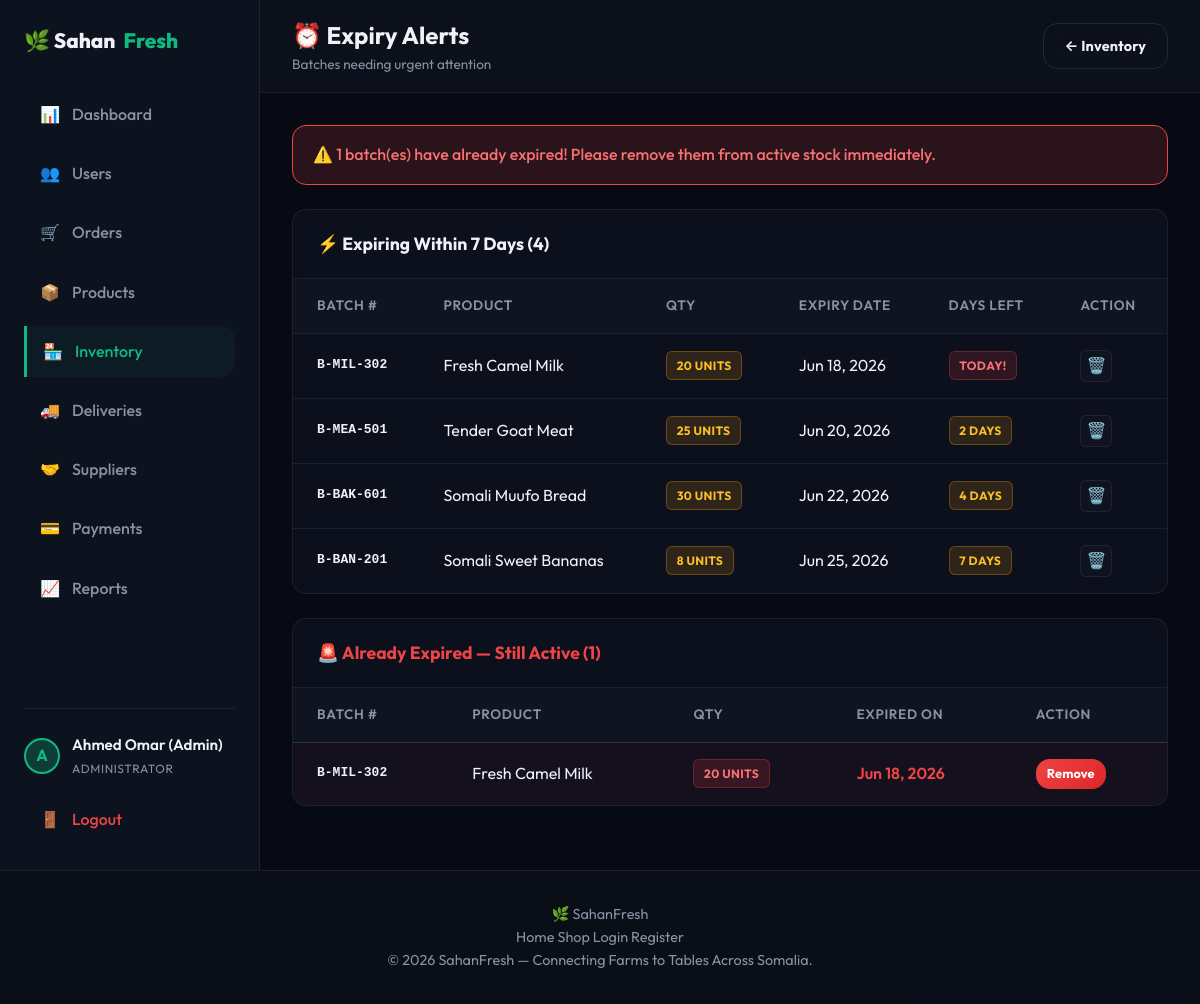
/inventory/expiry.php (signed in), run on the app's committed database.
### tables this page shows
CREATE TABLE IF NOT EXISTS `inventory_batches` (
  `id` INT AUTO_INCREMENT PRIMARY KEY,
  `product_id` INT NOT NULL,
  `batch_number` VARCHAR(50) NOT NULL,
  `quantity` INT NOT NULL DEFAULT 0,
  `expiry_date` DATE NOT NULL,
  `status` ENUM('active', 'expired', 'damaged') DEFAULT 'active',
  `notes` TEXT DEFAULT NULL,
  `created_at` TIMESTAMP DEFAULT CURRENT_TIMESTAMP,
  FOREIGN KEY (`product_id`) REFERENCES `products` (`id`) ON DELETE CASCADE
);

CREATE TABLE IF NOT EXISTS `products` (
  `id` INT AUTO_INCREMENT PRIMARY KEY,
  `category_id` INT NOT NULL,
  `supplier_id` INT DEFAULT NULL,
  `name` VARCHAR(150) NOT NULL,
  `description` TEXT DEFAULT NULL,
  `price` DECIMAL(10,2) NOT NULL,
  `sku` VARCHAR(50) NOT NULL UNIQUE,
  `image_url` VARCHAR(255) DEFAULT NULL,
  `created_at` TIMESTAMP DEFAULT CURRENT_TIMESTAMP,
  FOREIGN KEY (`category_id`) REFERENCES `categories` (`id`) ON DELETE CASCADE,
  FOREIGN KEY (`supplier_id`) REFERENCES `users` (`id`) ON DELETE SET NULL
);

### config/session.php (called while the page is built, shortened)
<?php
function is_logged_in() {
    return isset($_SESSION['user_id']);
}
function get_logged_in_user() {
    return [
        'id' => $_SESSION['user_id'],
        'name' => $_SESSION['user_name'],
        'email' => $_SESSION['user_email'],
        'role' => $_SESSION['user_role'],
        'phone' => isset($_SESSION['user_phone']) ? $_SESSION['user_phone'] : '',
        'address' => isset($_SESSION['user_address']) ? $_SESSION['user_address'] : ''
    ];
}
?>

### inventory/expiry.php (the view, shortened to what this page needs)
<?php
require_once __DIR__.'/../config/database.php';
require_once __DIR__.'/../config/session.php';
$user=get_logged_in_user();
$supplierFilter=($user['role']==='supplier')?" AND p.supplier_id={$user['id']}":"";
$soon=$conn->query("SELECT ib.*,p.name as product_name,DATEDIFF(ib.expiry_date,NOW()) as days_left FROM inventory_batches ib JOIN products p ON ib.product_id=p.id WHERE ib.status='active' AND ib.expiry_date <= DATE_ADD(NOW(), INTERVAL 7 DAY)$supplierFilter ORDER BY ib.expiry_date ASC")->fetchAll(PDO::FETCH_ASSOC);
$expired=$conn->query("SELECT ib.*,p.name as product_name FROM inventory_batches ib JOIN products p ON ib.product_id=p.id WHERE ib.status='active' AND ib.expiry_date < NOW()$supplierFilter ORDER BY ib.expiry_date ASC")->fetchAll(PDO::FETCH_ASSOC);
$pageTitle='Expiry Alerts'; include __DIR__.'/../includes/header.php';
?>
<div class="dashboard-layout">
<?php include __DIR__.'/../includes/sidebar.php'; ?>
<div class="dashboard-main">
<div class="dashboard-header"><div class="dashboard-title"><h2>⏰ Expiry Alerts</h2><p>Batches needing urgent attention</p></div><a href="<?php echo BASE_URL; ?>inventory/index.php" class="btn btn-secondary">← Inventory</a></div>
<div class="dashboard-content">
<?php if(!empty($expired)): ?>
<div class="alert alert-error">⚠️ <?php echo count($expired); ?> batch(es) have already expired! Please remove them from active stock immediately.</div>
<?php endif; ?>
<div class="table-container" style="margin-bottom:1.5rem;">
    <div class="table-header-bar"><div class="table-title">⚡ Expiring Within 7 Days (<?php echo count($soon); ?>)</div></div>
    <table class="admin-table"><thead><tr><th>Batch #</th><th>Product</th><th>Qty</th><th>Expiry Date</th><th>Days Left</th><th>Action</th></tr></thead>
    <tbody>
    <?php foreach($soon as $b): $days=(int)$b['days_left']; ?>
    <tr>
        <td style="font-weight:600;font-family:monospace;"><?php echo htmlspecialchars($b['batch_number']); ?></td>
        <td><?php echo htmlspecialchars($b['product_name']); ?></td>
        <td><span class="badge badge-warning"><?php echo $b['quantity']; ?> units</span></td>
        <td><?php echo date('M j, Y',strtotime($b['expiry_date'])); ?></td>
        <td><?php if($days<0): ?><span class="badge badge-danger">Expired!</span><?php elseif($days==0): ?><span class="badge badge-danger">Today!</span><?php else: ?><span class="badge badge-warning"><?php echo $days; ?> days</span><?php endif; ?></td>
        <td><a href="<?php echo BASE_URL; ?>inventory/damaged.php?flag=<?php echo $b['id']; ?>" class="btn-icon delete" data-confirm="Mark as damaged/expired?" title="Mark expired">🗑️</a></td>
    </tr>
    <?php endforeach; ?>
    </tbody></table>
</div>
<?php if(!empty($expired)): ?>
<div class="table-container">
    <div class="table-header-bar"><div class="table-title" style="color:var(--danger);">🚨 Already Expired — Still Active (<?php echo count($expired); ?>)</div></div>
    <table class="admin-table"><thead><tr><th>Batch #</th><th>Product</th><th>Qty</th><th>Expired On</th><th>Action</th></tr></thead>
    <tbody>
    <?php foreach($expired as $b): ?>
    <tr style="background:rgba(239,68,68,.04);">
        <td style="font-weight:600;font-family:monospace;"><?php echo htmlspecialchars($b['batch_number']); ?></td>
        <td><?php echo htmlspecialchars($b['product_name']); ?></td>
        <td><span class="badge badge-danger"><?php echo $b['quantity']; ?> units</span></td>
        <td style="color:var(--danger);font-weight:600;"><?php echo date('M j, Y',strtotime($b['expiry_date'])); ?></td>
        <td><a href="<?php echo BASE_URL; ?>inventory/damaged.php?flag=<?php echo $b['id']; ?>" class="btn btn-danger" style="font-size:.8rem;padding:.3rem .7rem;" data-confirm="Mark as expired/damaged?">Remove</a></td>
    </tr>
    <?php endforeach; ?>
    </tbody></table>
</div>
<?php endif; ?>
</div></div></div>
<?php include __DIR__.'/../includes/footer.php'; ?>

### assets/css/style.css (style rules this page uses)
:root { --bg-main: #07090f; --bg-card: rgba(13, 18, 32, 0.8); --bg-header: rgba(7, 9, 15, 0.7); --border-color: rgba(255, 255, 255, 0.07); --primary: #10b981; --primary-hover: #059669; --primary-glow: rgba(16, 185, 129, 0.25); --accent: #6366f1; --accent-glow: rgba(99, 102, 241, 0.2); --danger: #ef4444; --warning: #f59e0b; --info: #0ea5e9; --text-main: #f0f2f7; --text-muted: #8892a4; --text-dark: #111827; --font-sans: 'Outfit', -apple-system, BlinkMacSystemFont, "Segoe UI", Roboto, sans-serif; --transition: all 0.3s cubic-bezier(0.4, 0, 0.2, 1); --radius: 14px; --radius-sm: 8px; }
* { margin: 0; padding: 0; box-sizing: border-box; }
body { font-family: var(--font-sans); background-color: var(--bg-main); color: var(--text-main); line-height: 1.6; min-height: 100vh; display: flex; flex-direction: column; overflow-x: hidden; }
body::before { content: ''; position: fixed; top: -20%; left: -15%; width: 55%; height: 55%; background: radial-gradient(circle, rgba(16, 185, 129, 0.04) 0%, transparent 70%); z-index: -1; pointer-events: none; }
body::after { content: ''; position: fixed; bottom: -20%; right: -15%; width: 55%; height: 55%; background: radial-gradient(circle, rgba(99, 102, 241, 0.04) 0%, transparent 70%); z-index: -1; pointer-events: none; }
a { color: inherit; text-decoration: none; transition: var(--transition); }
.btn { display: inline-flex; align-items: center; justify-content: center; padding: 0.65rem 1.3rem; font-weight: 700; border-radius: var(--radius); transition: var(--transition); cursor: pointer; font-size: 0.9rem; border: none; gap: 0.5rem; letter-spacing: .01em; font-family: var(--font-sans); }
.btn-secondary { background-color: transparent; border: 1px solid rgba(255,255,255,.1); color: var(--text-main); backdrop-filter: blur(8px); }
.btn-danger { background: linear-gradient(135deg, #ef4444, #dc2626); color: white; }
.alert { padding: 1rem 1.25rem; border-radius: var(--radius); margin-bottom: 1.5rem; font-weight: 500; display: flex; align-items: center; gap: 0.75rem; }
.alert-error { background-color: rgba(239, 68, 68, 0.15); border: 1px solid var(--danger); color: #f87171; }

### assets/css/admin.css (style rules this page uses)
.dashboard-layout { display: flex; min-height: 100vh; width: 100%; }
.dashboard-main { flex-grow: 1; display: flex; flex-direction: column; background-color: #070a13; overflow-y: auto; }
.dashboard-header { background-color: rgba(13, 18, 31, 0.8); backdrop-filter: blur(12px); border-bottom: 1px solid var(--border-color); padding: 1rem 2rem; display: flex; justify-content: space-between; align-items: center; position: sticky; top: 0; z-index: 90; }
.dashboard-title h2 { font-size: 1.5rem; font-weight: 700; }
.dashboard-title p { font-size: 0.85rem; color: var(--text-muted); }
.dashboard-content { padding: 2rem; max-width: 1400px; width: 100%; margin: 0 auto; }
.table-container { background: var(--bg-card); border: 1px solid var(--border-color); border-radius: var(--radius); overflow: hidden; margin-bottom: 2rem; backdrop-filter: blur(8px); }
.table-header-bar { padding: 1.25rem 1.5rem; border-bottom: 1px solid var(--border-color); display: flex; justify-content: space-between; align-items: center; flex-wrap: wrap; gap: 1rem; }
.table-title { font-size: 1.1rem; font-weight: 700; }
.admin-table { width: 100%; border-collapse: collapse; text-align: left; }
.admin-table th, .admin-table td { padding: 1rem 1.5rem; border-bottom: 1px solid var(--border-color); }
.admin-table th { background-color: rgba(255, 255, 255, 0.02); color: var(--text-muted); font-size: 0.85rem; font-weight: 600; text-transform: uppercase; letter-spacing: 0.05em; }
.admin-table tr:last-child td { border-bottom: none; }
.badge { display: inline-flex; align-items: center; padding: 0.25rem 0.6rem; font-size: 0.75rem; font-weight: 700; border-radius: 6px; text-transform: uppercase; letter-spacing: 0.03em; }
.badge-warning { background-color: rgba(245, 158, 11, 0.15); color: #fbbf24; border: 1px solid rgba(245, 158, 11, 0.3); }
.badge-danger { background-color: rgba(239, 68, 68, 0.15); color: #f87171; border: 1px solid rgba(239, 68, 68, 0.3); }
.btn-icon { width: 32px; height: 32px; border-radius: 6px; display: inline-flex; align-items: center; justify-content: center; border: 1px solid var(--border-color); background: rgba(255,255,255,0.02); color: var(--text-muted); cursor: pointer; transition: var(--transition); }

### data on the page
inventory_batches: batch_number "B-MIL-302", product.name "Fresh Camel Milk", quantity "20", expiry_date "Jun 18, 2026", shows "TODAY!"
inventory_batches: batch_number "B-MEA-501", product.name "Tender Goat Meat", quantity "25", expiry_date "Jun 20, 2026", days "2"
inventory_batches: batch_number "B-BAK-601", product.name "Somali Muufo Bread", quantity "30", expiry_date "Jun 22, 2026", days "4"
inventory_batches: batch_number "B-BAN-201", product.name "Somali Sweet Bananas", quantity "8", expiry_date "Jun 25, 2026", days "7"

### other printed values
$item['icon'] "📊"
$item['label'] "Dashboard"
$item['icon'] "👥"
$item['label'] "Users"
$item['icon'] "🛒"
$item['label'] "Orders"
$item['icon'] "📦"
$item['label'] "Products"
$item['icon'] "🏪"
$item['label'] "Inventory"
$item['icon'] "🚚"
$item['label'] "Deliveries"
$item['icon'] "🤝"
$item['label'] "Suppliers"
$item['icon'] "💳"
